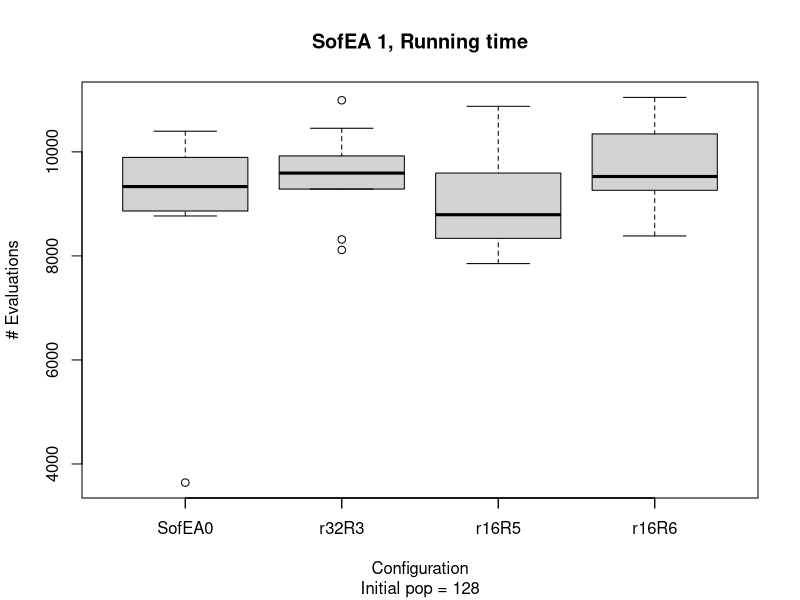

Source code (R):
evals.ip128.r32.R3 <- read.table('evals-R-ip128-r32-R3.dat')
evals.ip128.r16.R5 <- read.table('evals-R-ip128-r16-R5.dat')
evals.ip128.r16.R6 <- read.table('evals-R-ip128-r16-R6.dat')
evals.base <- read.table('../GECCO/evals-ip128-e16-r64.dat')
boxplot( evals.base$V1,
         evals.ip128.r32.R3$V1, 
        evals.ip128.r16.R5$V1, evals.ip128.r16.R6$V1,
        main='SofEA 1, Running time',  sub='Initial pop = 128',
        xlab='Configuration',
        ylab='# Evaluations' )
axis(1,at=c(1:4),labels =c('SofEA0', 'r32R3', 'r16R5', 'r16R6' ))
